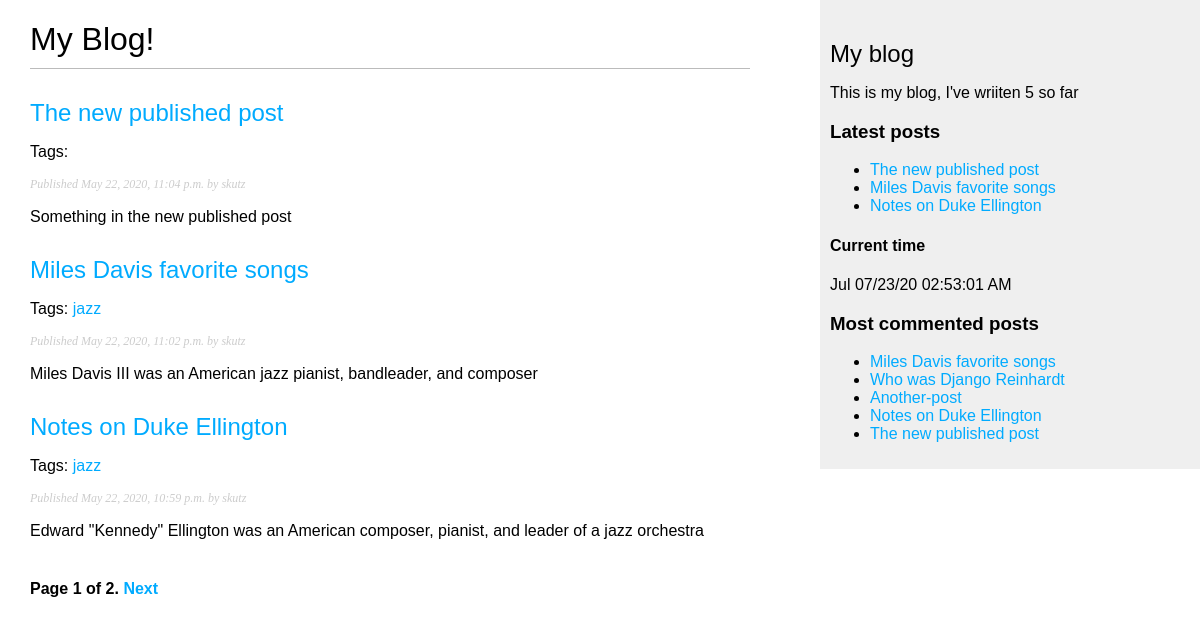
Page /blog/ on the earlier database version.
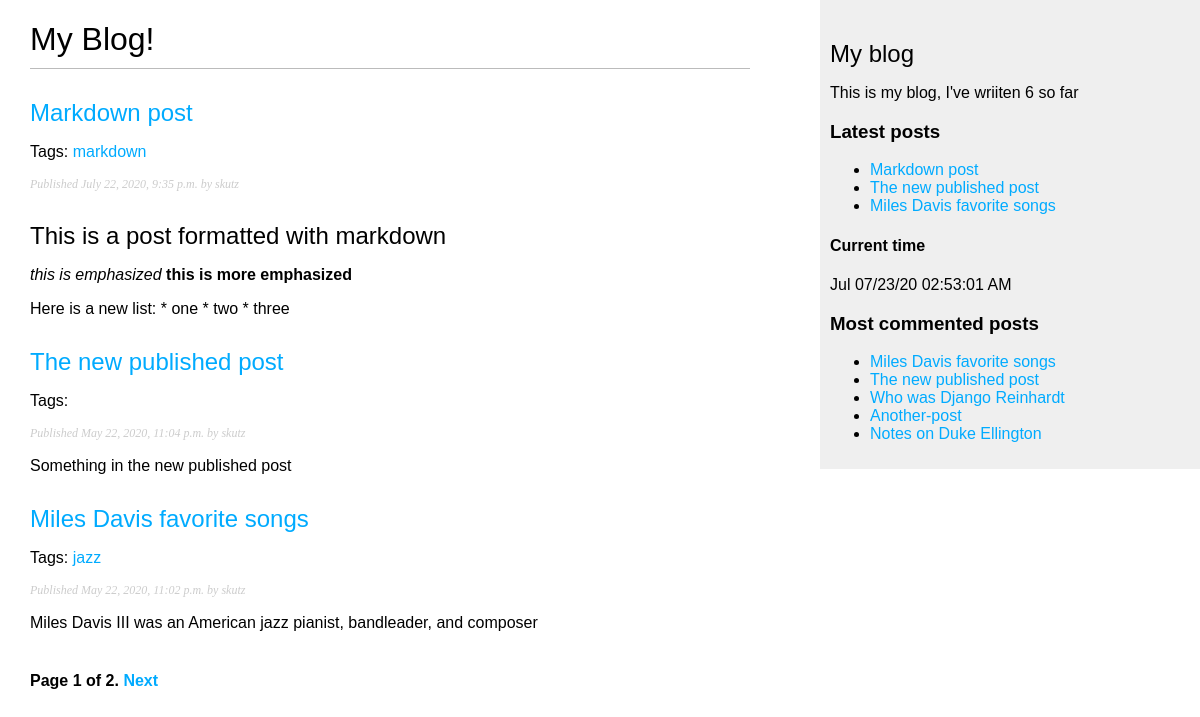
Same page on the later database version.
### blog/models.py (models this page shows, shortened)
class Post(models.Model):
    STATUS_CHOICES = (
        ('draft', 'Draft'),
        ('published', 'Published'),
    )
    title = models.CharField(max_length = 250)
    slug = models.SlugField(max_length = 250, unique_for_date = 'publish')
    author = models.ForeignKey(User, on_delete = models.CASCADE, related_name = 'blog_posts')
    body = models.TextField()
    publish = models.DateTimeField(default = timezone.now) # date with timezone info
    created = models.DateField(auto_now_add = True) # date when post initially created
    updated = models.DateTimeField(auto_now=True)
    status = models.CharField(max_length = 10, choices = STATUS_CHOICES, default = 'draft')
    objects = models.Manager()
    published = PublishedManager()
    class Meta:     # just a class container with some options (metadata)
        ordering = ('-publish', )   # the negative puts in descending order from most recently pubished
    def get_absolute_url(self):
        return reverse("blog:post_detail",   # define args next, kwargs can also be implmented
                         args=[self.publish.year,
                               self.publish.month,
                               self.publish.day,
                               self.slug ])
    tags = TaggableManager()

### blog/views.py (the view)
# urls.py: path('', views.post_list, name = 'post_list'),
def post_list(request, tag_slug = None):
    object_list = Post.published.all()
    tag = None
    if tag_slug:
        tag = get_object_or_404(Tag, slug = tag_slug)
        object_list = object_list.filter(tags__in = [tag])
    paginator = Paginator(object_list, 3)   # provide 3 posts per page
    page = request.GET.get('page')
    try:
        posts = paginator.page(page)
    except PageNotAnInteger:
        posts = paginator.page(1)
    except EmptyPage:
        posts = paginator.page(paginator.num_pages)
    context = {'page': page, 'posts': posts, 'tag': tag}
    return render(request, 'blog/post/list.html', context)

### blog/models.py (called while the page is built)
    def get_queryset(self):
        return super(PublishedManager, self).get_queryset().filter(status='published')

### blog/templatetags/blog_tags.py (called while the page is built)
@register.simple_tag
def total_posts():
    return Post.published.count()

@register.simple_tag(name = 'time')
def show_current_time():
     return datetime.datetime.now().strftime(format_string)

@register.inclusion_tag('blog/post/latest_posts.html')
def show_latest_posts(count=5):
    latest_posts = Post.published.order_by('-publish')[:count]
    return {'latest_posts': latest_posts}

@register.simple_tag
def get_most_commented_posts(count = 5):
     return Post.published.annotate(total_comments = Count('comments')).order_by('-total_comments')[:count]

@register.filter(name = "markdown")
def markdown_format(text):
     return mark_safe(markdown.markdown(text))

### blog/templates/blog/post/list.html (shortened to what this page needs)
{% extends "blog/base.html" %}
{% load blog_tags %}
{% block content %}
    <h1> My Blog! </h1>
    {% for post in posts %}
        <h2>
            <a href = "{{ post.get_absolute_url }}">
                {{ post.title }}
            </a>
        </h2>
        <p class = "tags">
            Tags:
            {% for tag in post.tags.all %}
                <a href = "{% url "blog:post_list_by_tag" tag.slug %}">
                    {{ tag.name }}
                </a>
            {% endfor %}
        </p>
        <p class = "date">
            Published {{ post.publish }} by {{ post.author }}
        </p>
        {{ post.body|markdown|truncatewords_html:30 }}
    {% endfor %}
    {% include "pagination.html" with page=posts %}
{%endblock%}

### blog/templates/blog/base.html (shortened to what this page needs)
{% load blog_tags %}
{% load static %}
<!DOCTYPE html>
<html>
    <head>
        <link href = "{% static "css/blog.css"%}" rel = "stylesheet">
    </head>
    <body>
          <div id = "content">
               {% block content %}
               {% endblock %}
          </div>
          <div id = "sidebar">
               <h2> My blog </h2>
               <p> This is my blog, I've wriiten {% total_posts %} so far </p>
               <h3> Latest posts </h3>
               {% show_latest_posts 3 %}
               <h4> Current time </h4>
               {% time %}
               <h3> Most commented posts </h3>
               {% get_most_commented_posts as most_commented_posts %}
               <ul>
                    {% for post in most_commented_posts %}
                         <li>
                              <a href = "{{post.get_absolute_url}}"> {{post.title}} </a>
                         </li>
                    {% endfor %}
               </ul>
          </div>
    </body>
</html>

### blog/templates/pagination.html (shortened to what this page needs)
<div class = "pagination">
    <span class = "step-links">
        <span class = "current">
            Page {{page.number}} of {{page.paginator.num_pages}}.
        </span>
        {% if page.has_next %}
            <a href = "?page={{page.next_page_number }}">Next</a>
        {%endif%}
    </span>
</div>

### blog/templates/blog/post/latest_posts.html
<ul>
     {% for post in latest_posts %}
          <li>
               <a href = "{{ post.get_absolute.url }}"> {{ post.title }} </a>
          </li>
     {% endfor%}
</ul>

### blog/static/css/blog.css (style rules this page uses)
body { margin:0; padding:0; font-family:helvetica, sans-serif; }
a { color:#00abff; text-decoration:none; }
h1 { font-weight:normal; border-bottom:1px solid #bbb; padding:0 0 10px 0; }
h2 { font-weight:normal; margin:30px 0 0; }
#content { float:left; width:60%; padding:0 0 0 30px; }
#sidebar { float:right; width:30%; padding:10px; background:#efefef; height:100%; }
p.date { color:#ccc; font-family: georgia, serif; font-size: 12px; font-style: italic; }
.pagination { margin:40px 0; font-weight:bold; }

Differences in the rows shown:
no longer on one of the page's lists (row unchanged): Post: title "Notes on Duke Ellington", publish "May 22, 2020, 10:59 p.m.", author "skutz", body "Edward \"Kennedy\" Ellington was an American composer, pianist, and leader of a jazz orchestra"
added Post: title "Markdown post", publish "July 22, 2020, 9:35 p.m.", author "skutz", body "This is a post formatted with markdown this is emphasized this is more emphasized Here is a new list: * one * two * three"
added Tag: name "markdown", shown under "Markdown post"
shown differently, row unchanged: Post "The new published post": moves up the list
computed for Post "Notes on Duke Ellington": loses Tag (name "jazz")
Other differences:
text no longer shown: "5"
text now shown: "6"
